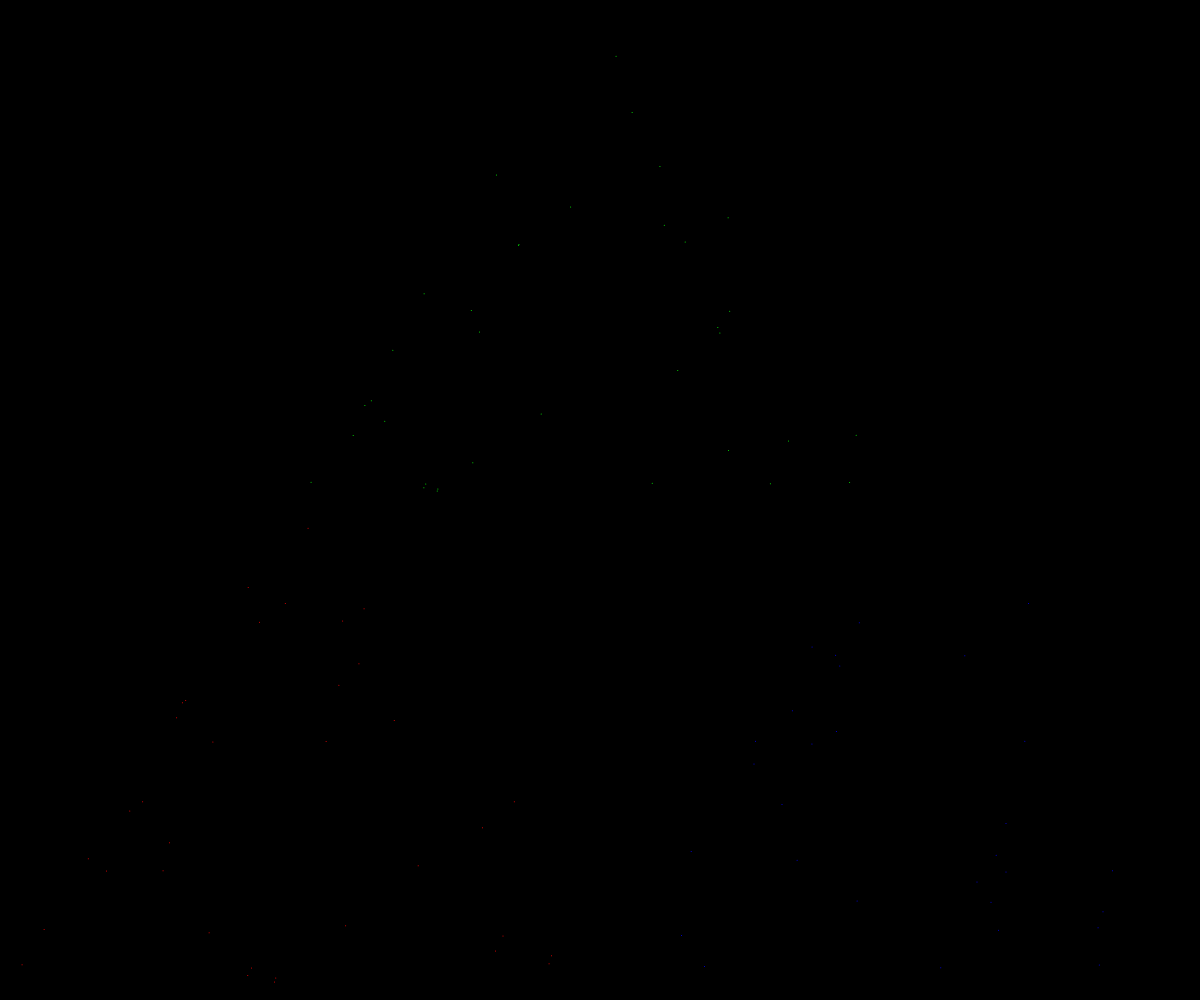
Frame 1 (no input)
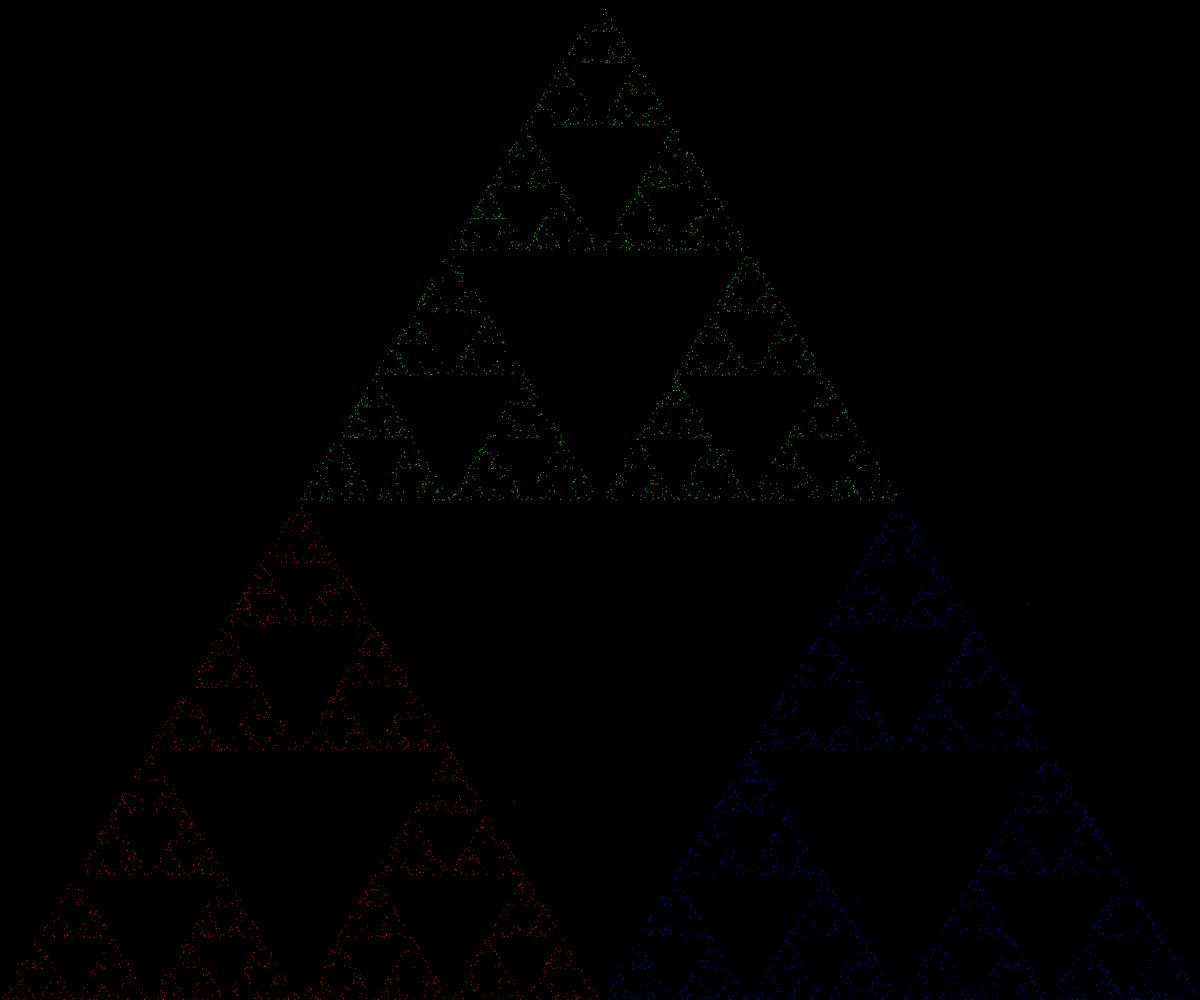
Frame 60 (no input)
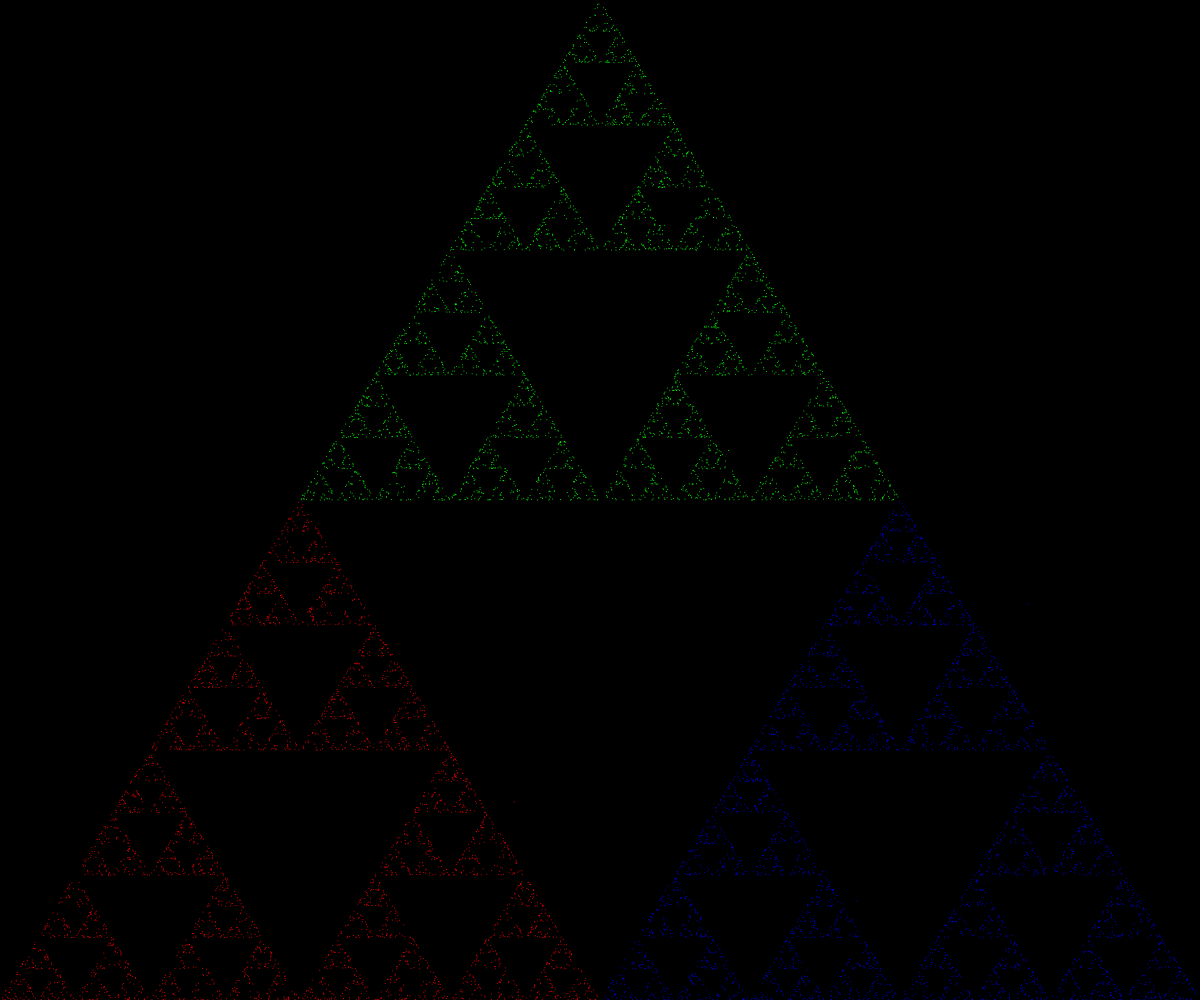
Frame 120 (the mouse pressed at the canvas centre since frame 60)

The p5.js sketch that drew these frames (run headless with seeded random() and noise() and a simulated clock; from frame 60 on, the mouse is pressed at the canvas centre):

// p5.js sketch
// ── sketch.js
let ax, ay;
let bx, by;
let cx, cy;
let x, y;

function setup() {
  createCanvas(windowWidth, windowHeight);
  //zorg dat de scrollbar weg is
  document.documentElement.style.overflow = 'hidden';
  document.body.scroll = "no";
  ax = width / 2;
  ay = 0;
  bx = 0;
  by = height;
  cx = width;
  cy = height;
  x = random(width);
  y = random(height);
  background(0);
}

function draw() {
  for (let i = 0; i < 100; i++) {
    strokeWeight(1);
    point(x, y);
    let r = floor(random(3));
    if (r == 0) {
      stroke(0, 255, 0);
      x = lerp(x, ax, 0.5);
      y = lerp(y, ay, 0.5);

    } else if (r == 1) {
      stroke(255, 0, 0);
      x = lerp(x, bx, 0.5);
      y = lerp(y, by, 0.5);
    } else if (r == 2) {
      stroke(0, 0, 255);
      x = lerp(x, cx, 0.5);
      y = lerp(y, cy, 0.5);
    }
  }
}
